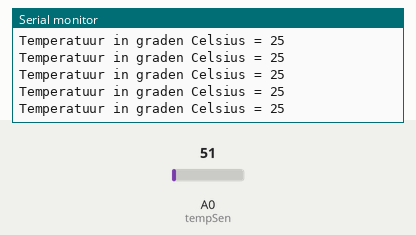
Recording of a sketch running on a simulated Arduino Uno, built with avr-gcc and run on an emulated ATmega328P. Parts: the last lines printed to the serial monitor. Inputs (shaded band) come from the test bench; at power-on: A0 (tempSen) = 51.

Above: at 1.2 s.
1.3 s: A0 (tempSen) set to 21
At 2.3 s:
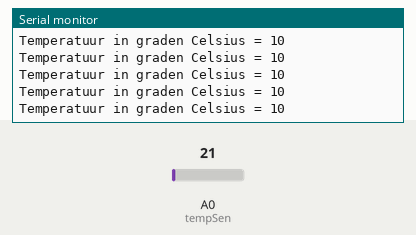
4.3 s: A0 (tempSen) set to 18
At 5.0 s:
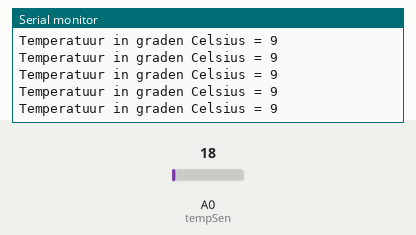
Timing chart, 0 to 7.3 s (numbered marks = the images above; inputs shaded):
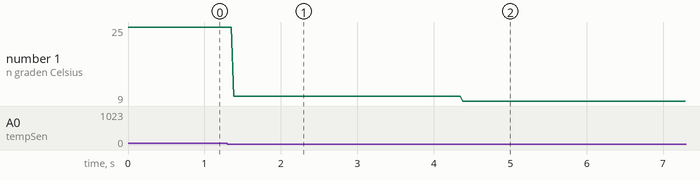

The sketch:

opdrachtVijf.ino
```cpp
// Definieer de temperatuursensor
#define tempSen A0

void setup()
{
  // Start serial
  Serial.begin(9600);
  // Stel pinmode in voor de temperatuursensor
  pinMode(tempSen, INPUT);
}

void loop()
{
  // Verkrijg de waarde uit de temperatuursensor
  float value = analogRead(tempSen);
  // Verkrijg de graden celsius door de omreken functie aan te roepen
  int celsius = calcCelsius(value);
  // Print de graden celsius door de print functie aan te roepen
  printCelsius(celsius);
}

int calcCelsius(float value)
{
  // Reken de waarde uit de temperatuursensor om naar graden celsius
  float celsius = (value / 1023.0) * 500;
  // Rond de uitkomst af en return
  return round(celsius);
}

void printCelsius(int celsius)
{
  // Print de graden celsius uit
  Serial.print("Temperatuur in graden Celsius = ");
  Serial.print(celsius);
  Serial.println();
}
```

Measured:
- after the input at 1.3 s, the serial monitor: prints a new line after 0.09 s (image 1)
- after the input at 4.3 s, the serial monitor: prints a new line after 0.08 s (image 2)
- plotted number 1: 25 → 10 after the input at 1.3 s, 10 → 9 after the input at 4.3 s
